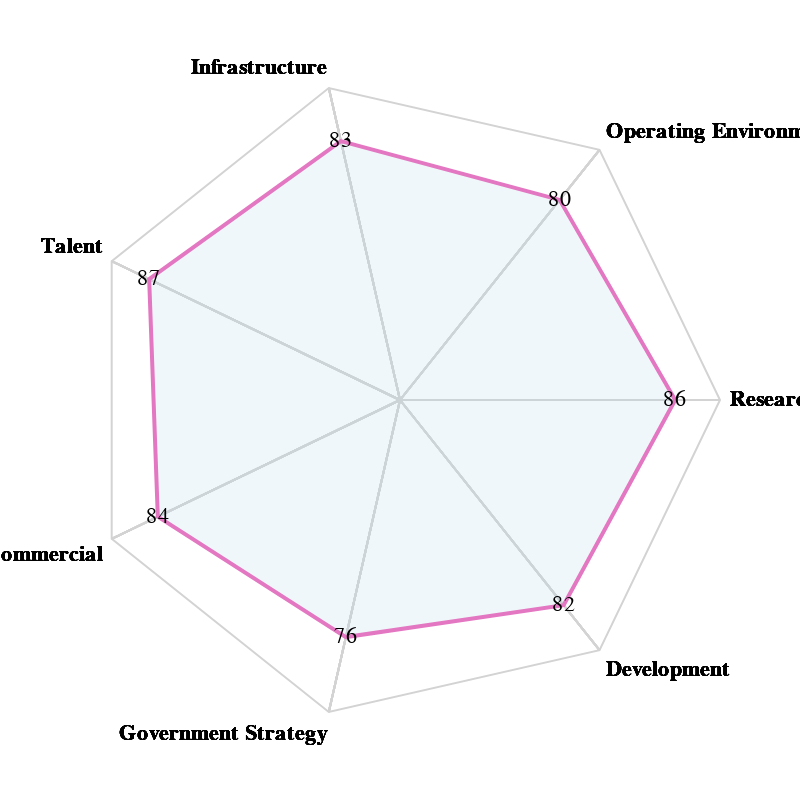

Here is the Vega-Lite specification saved for this chart:
### Vega specification from a JSON file in a GitHub repository (floating-point values rounded to 4 significant figures)
{"$schema": "https://vega.github.io/schema/vega/v5.json", "description": "Radar chart displaying various metrics for selected countries.", "width": 400, "height": 400, "padding": 40, "autosize": {"type": "none", "contains": "padding"}, "signals": [{"name": "radius", "update": "width / 2"}, {"name": "selectedCountry", "value": "Australia", "bind": {"input": "select", "options": ["USA", "Germany", "Canada", "UK", "Japan", "China", "Australia"]}}], "data": [{"name": "table", "values": [{"key": "Talent", "value": 100.0, "country": "USA"}, {"key": "Infrastructure", "value": 94.02, "country": "USA"}, {"key": "Operating Environment", "value": 64.56, "country": "USA"}, {"key": "Research", "value": 100.0, "country": "USA"}, {"key": "Development", "value": 100.0, "country": "USA"}, {"key": "Government Strategy", "value": 77.39, "country": "USA"}, {"key": "Commercial", "value": 100.0, "country": "USA"}, {"key": "Talent", "value": 90.0, "country": "Germany"}, {"key": "Infrastructure", "value": 85.0, "country": "Germany"}, {"key": "Operating Environment", "value": 80.0, "country": "Germany"}, {"key": "Research", "value": 90.0, "country": "Germany"}, {"key": "Development", "value": 80.0, "country": "Germany"}, {"key": "Government Strategy", "value": 75.0, "country": "Germany"}, {"key": "Commercial", "value": 85.0, "country": "Germany"}, {"key": "Talent", "value": 85.0, "country": "Canada"}, {"key": "Infrastructure", "value": 80.0, "country": "Canada"}, {"key": "Operating Environment", "value": 78.0, "country": "Canada"}, {"key": "Research", "value": 88.0, "country": "Canada"}, {"key": "Development", "value": 85.0, "country": "Canada"}, {"key": "Government Strategy", "value": 73.0, "country": "Canada"}, {"key": "Commercial", "value": 90.0, "country": "Canada"}, {"key": "Talent", "value": 88.0, "country": "UK"}, {"key": "Infrastructure", "value": 82.0, "country": "UK"}, {"key": "Operating Environment", "value": 75.0, "country": "UK"}, {"key": "Research", "value": 85.0, "country": "UK"}, {"key": "Development", "value": 80.0, "country": "UK"}, {"key": "Government Strategy", "value": 70.0, "country": "UK"}, {"key": "Commercial", "value": 87.0, "country": "UK"}, {"key": "Talent", "value": 92.0, "country": "Japan"}, {"key": "Infrastructure", "value": 90.0, "country": "Japan"}, {"key": "Operating Environment", "value": 82.0, "country": "Japan"}, {"key": "Research", "value": 90.0, "country": "Japan"}, {"key": "Development", "value": 88.0, "country": "Japan"}, {"key": "Government Strategy", "value": 80.0, "country": "Japan"}, {"key": "Commercial", "value": 91.0, "country": "Japan"}, {"key": "Talent", "value": 89.0, "country": "China"}, {"key": "Infrastructure", "value": 88.0, "country": "China"}, {"key": "Operating Environment", "value": 77.0, "country": "China"}, {"key": "Research", "value": 85.0, "country": "China"}, {"key": "Development", "value": 82.0, "country": "China"}, {"key": "Government Strategy", "value": 78.0, "country": "China"}, {"key": "Commercial", "value": 88.0, "country": "China"}, {"key": "Talent", "value": 87.0, "country": "Australia"}, {"key": "Infrastructure", "value": 83.0, "country": "Australia"}, {"key": "Operating Environment", "value": 80.0, "country": "Australia"}, {"key": "Research", "value": 86.0, "country": "Australia"}, {"key": "Development", "value": 82.0, "country": "Australia"}, {"key": "Government Strategy", "value": 76.0, "country": "Australia"}, {"key": "Commercial", "value": 84.0, "country": "Australia"}]}, {"name": "filteredTable", "source": "table", "transform": [{"type": "filter", "expr": "datum.country === selectedCountry"}]}], "scales": [{"name": "angular", "type": "point", "range": {"signal": "[-PI, PI]"}, "padding": 0.5, "domain": {"data": "table", "field": "key"}}, {"name": "radial", "type": "linear", "range": {"signal": "[0, radius]"}, "zero": true, "nice": false, "domain": {"data": "table", "field": "value"}, "domainMin": 0}, {"name": "color", "type": "ordinal", "domain": ["USA", "Germany", "Canada", "UK", "Japan", "China", "Australia"], "range": ["#1f77b4", "#ff7f0e", "#2ca02c", "#d62728", "#9467bd", "#8c564b", "#e377c2"]}], "encode": {"enter": {"x": {"signal": "radius"}, "y": {"signal": "radius"}}}, "marks": [{"type": "group", "name": "categories", "zindex": 1, "from": {"facet": {"data": "filteredTable", "name": "facet", "groupby": ["country"]}}, "encode": {"enter": {"opacity": {"value": 1}}}, "marks": [{"type": "line", "name": "category-line", "from": {"data": "facet"}, "encode": {"enter": {"interpolate": {"value": "linear-closed"}, "x": {"signal": "scale('radial', datum.value) * cos(scale('angular', datum.key))"}, "y": {"signal": "scale('radial', datum.value) * sin(scale('angular', datum.key))"}, "stroke": {"scale": "color", "field": "country"}, "strokeWidth": {"value": 2}, "fill": {"value": "lightblue"}, "fillOpacity": {"value": 0.2}}}}, {"type": "text", "name": "value-text", "from": {"data": "category-line"}, "encode": {"enter": {"x": {"signal": "datum.x"}, "y": {"signal": "datum.y"}, "text": {"signal": "datum.datum.value"}, "align": {"value": "center"}, "baseline": {"value": "middle"}, "fill": {"value": "black"}}}}]}, {"type": "rule", "name": "radial-grid", "from": {"data": "table"}, "zindex": 0, "encode": {"enter": {"x": {"value": 0}, "y": {"value": 0}, "x2": {"signal": "radius * cos(scale('angular', datum.key))"}, "y2": {"signal": "radius * sin(scale('angular', datum.key))"}, "stroke": {"value": "lightgray"}, "strokeWidth": {"value": 1}}}}, {"type": "text", "name": "key-label", "from": {"data": "table"}, "zindex": 1, "encode": {"enter": {"x": {"signal": "(radius + 5) * cos(scale('angular', datum.key))"}, "y": {"signal": "(radius + 5) * sin(scale('angular', datum.key))"}, "text": {"field": "key"}, "align": [{"test": "abs(scale('angular', datum.key)) > PI / 2", "value": "right"}, {"value": "left"}], "baseline": [{"test": "scale('angular', datum.key) > 0", "value": "top"}, {"test": "scale('angular', datum.key) == 0", "value": "middle"}, {"value": "bottom"}], "fill": {"value": "black"}, "fontWeight": {"value": "bold"}}}}, {"type": "line", "name": "outer-line", "from": {"data": "radial-grid"}, "encode": {"enter": {"interpolate": {"value": "linear-closed"}, "x": {"field": "x2"}, "y": {"field": "y2"}, "stroke": {"value": "lightgray"}, "strokeWidth": {"value": 1}}}}]}
